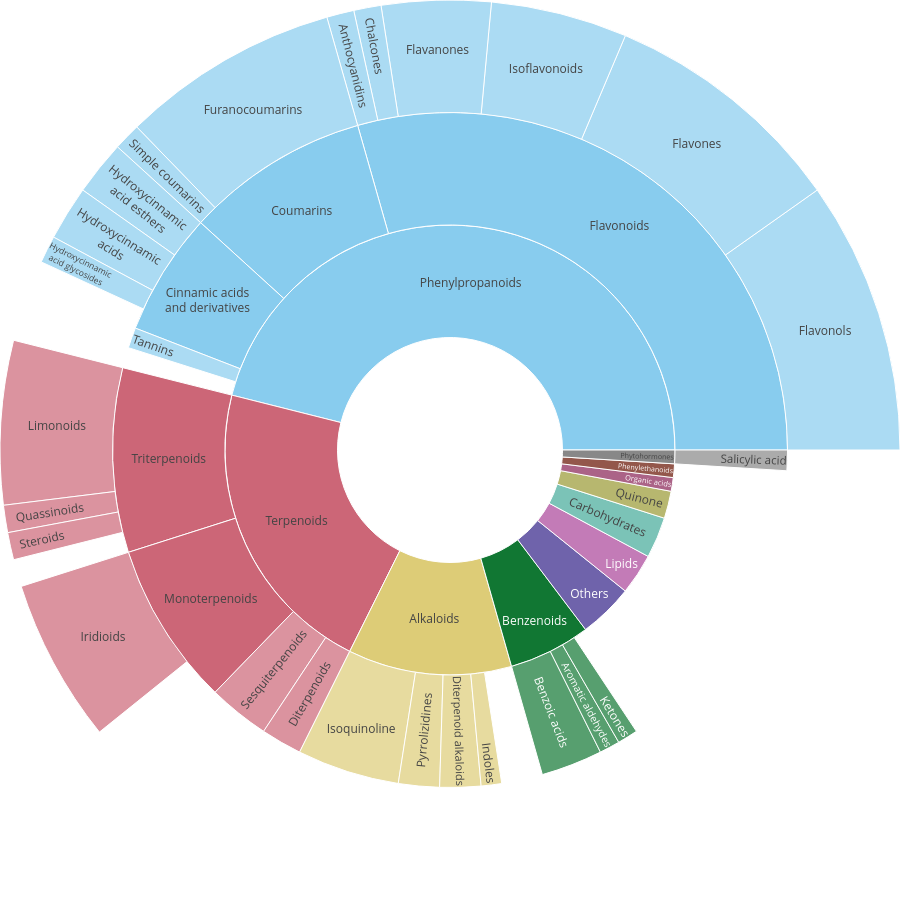

The notebook cell saved with this chart:
### Markdown cell above
# Lemon vs orange HLB

### Code cell
labels = [
'Phenylpropanoids',
'Terpenoids',
'Alkaloids',
'Organic acids',
'Lipids',
'Quinone',
'Benzenoids',
'Others',
'Phenylethanoids',
'Carbohydrates',
'Phytohormones',
'Isoquinoline',
'Pyrrolizidines',
'Indoles',
'Diterpenoid alkaloids',
'Aromatic aldehydes',
'Benzoic acids',
'Ketones',
'Flavonoids',
'Cinnamic acids<br>and derivatives',
'Coumarins',
'Tannins',
'Salicylic acid',
'Triterpenoids',
'Monoterpenoids',
'Diterpenoids',
'Sesquiterpenoids',
'Hydroxycinnamic<br>acid esthers',
'Hydroxycinnamic<br>acids',
'Hydroxycinnamic<br>acid glycosides',
'Furanocoumarins',
'Simple coumarins',
'Flavones',
'Flavonols',
'Isoflavonoids',
'Chalcones',
'Flavanones',
'Anthocyanidins',
'Iridioids',
'Limonoids',
'Quassinoids',
'Steroids'
]

parents = [
' ',
' ',
' ',
' ',
' ',
' ',
' ',
' ',
' ',
' ',
' ',
'Alkaloids',
'Alkaloids',
'Alkaloids',
'Alkaloids',
'Benzenoids',
'Benzenoids',
'Benzenoids',
'Phenylpropanoids',
'Phenylpropanoids',
'Phenylpropanoids',
'Phenylpropanoids',
'Phytohormones',
'Terpenoids',
'Terpenoids',
'Terpenoids',
'Terpenoids',
'Cinnamic acids<br>and derivatives',
'Cinnamic acids<br>and derivatives',
'Cinnamic acids<br>and derivatives',
'Coumarins',
'Coumarins',
'Flavonoids',
'Flavonoids',
'Flavonoids',
'Flavonoids',
'Flavonoids',
'Flavonoids',
'Monoterpenoids',
'Triterpenoids',
'Triterpenoids',
'Triterpenoids'
]


values = [
'47',
'22',
'12',
'1',
'3',
'2',
'6',
'4',
'1',
'3',
'1',
'5',
'2',
'1',
'2',
'1',
'3',
'1',
'30',
'6',
'9',
'1',
'1',
'9',
'8',
'2',
'3',
'2',
'2',
'1',
'8',
'1',
'9',
'10',
'5',
'1',
'4',
'1',
'6',
'6',
'1',
'1',
]


fig =go.Figure(go.Sunburst(
    labels=labels,
    parents=parents,
    values=values,
    branchvalues="total"
    #marker=dict(line=dict(color="black", width=1))  # contour noir
    #textinfo="label+value"  # ajouter valeurs
))

# Update layout for tight margin
fig.update_layout(margin = dict(t=0, l=0, r=0, b=0))

fig.update_layout(
    width=900,   # adjust width as needed
    height=900,   # adjust height as needed
    sunburstcolorway=px.colors.qualitative.Safe,
    extendsunburstcolors=True
)

fig.show()

### Figure 1 — Plotly figure (JSON) as saved in the notebook; plotly's stock layout.template omitted (floating-point values rounded to 4 significant figures)
{"data": [{"branchvalues": "total", "labels": ["Phenylpropanoids", "Terpenoids", "Alkaloids", "Organic acids", "Lipids", "Quinone", "Benzenoids", "Others", "Phenylethanoids", "Carbohydrates", "Phytohormones", "Isoquinoline", "Pyrrolizidines", "Indoles", "Diterpenoid alkaloids", "Aromatic aldehydes", "Benzoic acids", "Ketones", "Flavonoids", "Cinnamic acids<br>and derivatives", "Coumarins", "Tannins", "Salicylic acid", "Triterpenoids", "Monoterpenoids", "Diterpenoids", "Sesquiterpenoids", "Hydroxycinnamic<br>acid esthers", "Hydroxycinnamic<br>acids", "Hydroxycinnamic<br>acid glycosides", "Furanocoumarins", "Simple coumarins", "Flavones", "Flavonols", "Isoflavonoids", "Chalcones", "Flavanones", "Anthocyanidins", "Iridioids", "Limonoids", "Quassinoids", "Steroids"], "parents": [" ", " ", " ", " ", " ", " ", " ", " ", " ", " ", " ", "Alkaloids", "Alkaloids", "Alkaloids", "Alkaloids", "Benzenoids", "Benzenoids", "Benzenoids", "Phenylpropanoids", "Phenylpropanoids", "Phenylpropanoids", "Phenylpropanoids", "Phytohormones", "Terpenoids", "Terpenoids", "Terpenoids", "Terpenoids", "Cinnamic acids<br>and derivatives", "Cinnamic acids<br>and derivatives", "Cinnamic acids<br>and derivatives", "Coumarins", "Coumarins", "Flavonoids", "Flavonoids", "Flavonoids", "Flavonoids", "Flavonoids", "Flavonoids", "Monoterpenoids", "Triterpenoids", "Triterpenoids", "Triterpenoids"], "type": "sunburst", "values": ["47", "22", "12", "1", "3", "2", "6", "4", "1", "3", "1", "5", "2", "1", "2", "1", "3", "1", "30", "6", "9", "1", "1", "9", "8", "2", "3", "2", "2", "1", "8", "1", "9", "10", "5", "1", "4", "1", "6", "6", "1", "1"]}], "layout": {"extendsunburstcolors": true, "height": 900, "margin": {"b": 0, "l": 0, "r": 0, "t": 0}, "sunburstcolorway": ["rgb(136, 204, 238)", "rgb(204, 102, 119)", "rgb(221, 204, 119)", "rgb(17, 119, 51)", "rgb(51, 34, 136)", "rgb(170, 68, 153)", "rgb(68, 170, 153)", "rgb(153, 153, 51)", "rgb(136, 34, 85)", "rgb(102, 17, 0)", "rgb(136, 136, 136)"], "width": 900}}
